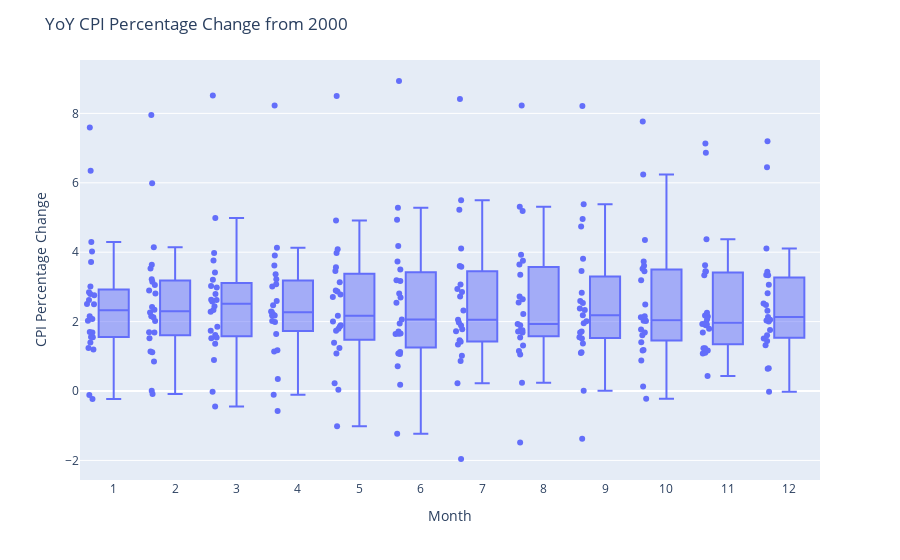

The code cell stored with this chart in its notebook:
### Markdown cell above
## Visualising the year-on-year percentage chage

### Code cell
plot_df = df[df.index>='01/01/2000']


plot_df['date'] = plot_df.index
plot_df['month'] = plot_df['date'].apply(lambda x: x.month)
plot_df['year'] = plot_df['date'].apply(lambda x: x.year)

fig = px.box(plot_df, x="month", y="pct-change",
            hover_data='year',
            points = 'all',
            labels = {'pct-change':'CPI Percentage Change', 'month':'Month'})
fig.update_layout(
    xaxis = dict(tickmode = 'linear'),
        title_text="YoY CPI Percentage Change from 2000")

### Figure 1 — Plotly figure (JSON) as saved in the notebook; plotly's stock layout.template omitted (floating-point values rounded to 4 significant figures; data arrays with more than 128 entries replaced by an {"elided": "..."} marker saying what was removed)
{"data": [{"alignmentgroup": "True", "boxpoints": "all", "customdata": {"elided": "279x1 int values"}, "hovertemplate": "Month=%{x}<br>CPI Percentage Change=%{y}<br>year=%{customdata[0]}<extra></extra>", "legendgroup": "", "marker": {"color": "#636efa"}, "name": "", "notched": false, "offsetgroup": "", "orientation": "v", "showlegend": false, "type": "box", "x": {"elided": "279 int values"}, "x0": " ", "xaxis": "x", "y": {"elided": "279 float values"}, "y0": " ", "yaxis": "y"}], "layout": {"boxmode": "group", "legend": {"tracegroupgap": 0}, "margin": {"t": 60}, "title": {"text": "YoY CPI Percentage Change from 2000"}, "xaxis": {"anchor": "y", "domain": [0, 1], "tickmode": "linear", "title": {"text": "Month"}}, "yaxis": {"anchor": "x", "domain": [0, 1], "title": {"text": "CPI Percentage Change"}}}}
